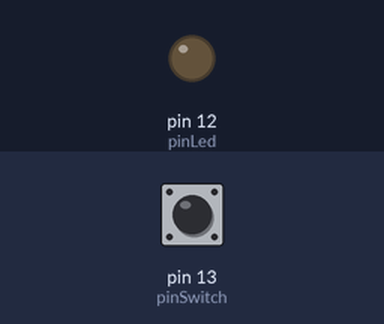
Bench run of a sketch on a simulated Arduino Uno, built with avr-gcc and run on an emulated ATmega328P. Parts: output pins drawn as LEDs (lit = HIGH). Inputs (shaded band) come from the test bench; at power-on: pin 13 (pinSwitch) HIGH.

Above: at 1.2 s.
1.3 s: pin 13 (pinSwitch) pulled LOW for 0.15 s
At 1.37 s:
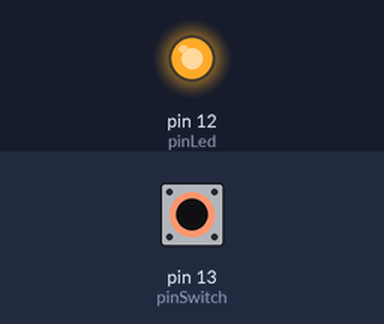
2.9 s: pin 13 (pinSwitch) pulled LOW for 3.2 s
At 6.5 s:
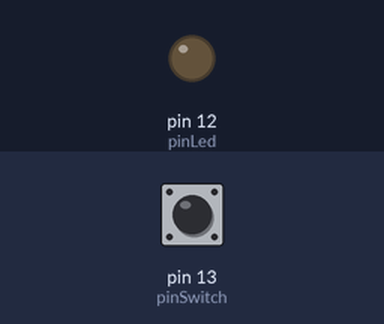
Timing chart, 0 to 8.0 s (numbered marks = the images above; inputs shaded):
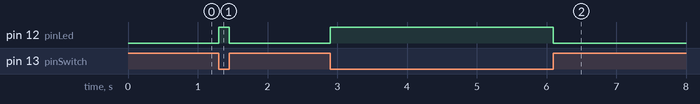

The sketch:

switchLedExample.ino
```cpp
const int pinLed = 12;
const int pinSwitch = 13;

void setup() {
  pinMode(pinLed, OUTPUT);
  pinMode(pinSwitch, INPUT);

}

void loop() {
  if(digitalRead(pinSwitch) == 0) { // 스위치를 눌렀을 때 -> 13번핀 LOW
    digitalWrite(pinLed, HIGH);     // LED(12번핀) 5V
  }
  else {                            // 스위치를 누르지 않았을 때 -> 13번핀 HIGH
    digitalWrite(pinLed, LOW);      // LED(12번핀) 0V
  }

}
```

Measured:
- after the input at 1.3 s, pin 12 (pinLed): LOW → HIGH at once, → LOW 0.15 s later
- after the input at 2.9 s, pin 12 (pinLed): LOW → HIGH at once, → LOW 3.2 s later
